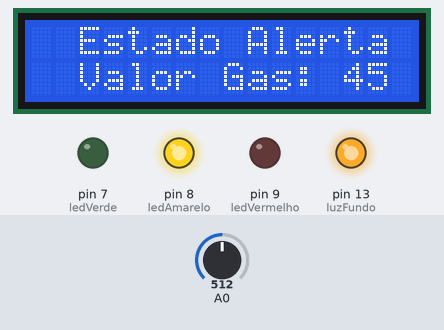
Simulated run of this sketch. Board: Arduino Uno, built with avr-gcc and run on an emulated ATmega328P. Parts: 16×2 character LCD, output pins drawn as LEDs (lit = HIGH). The inputs (shaded band) are chosen by the test bench; at power-on: A0 = 512.

Above: at 2.7 s.
2.8 s: A0 set to 590
At 3.8 s:
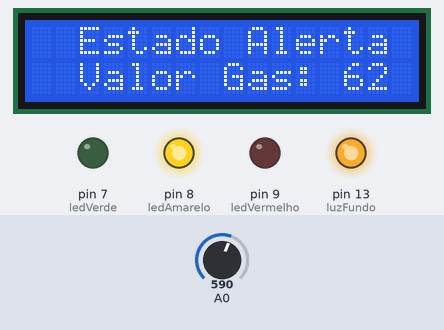
4.8 s: A0 set to 621
At 8.2 s:
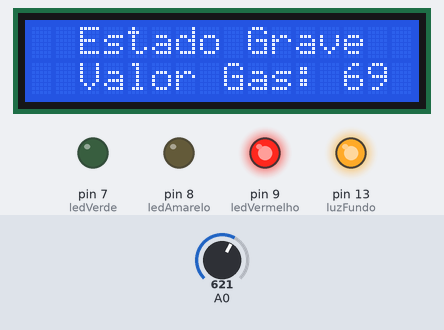
8.5 s: A0 set to 306
At 11.2 s:
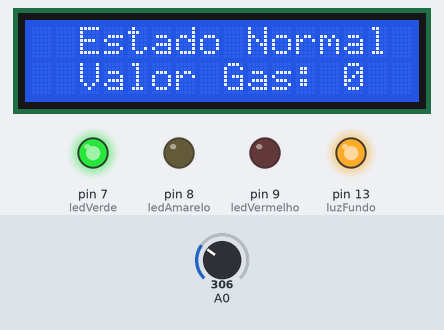
11.6 s: A0 set to 286
At 12.9 s:
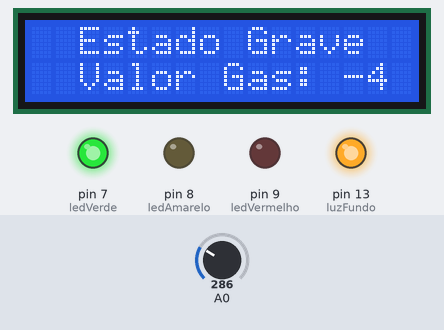
Timing chart, 0 to 14.6 s (numbered marks = the images above; inputs shaded):
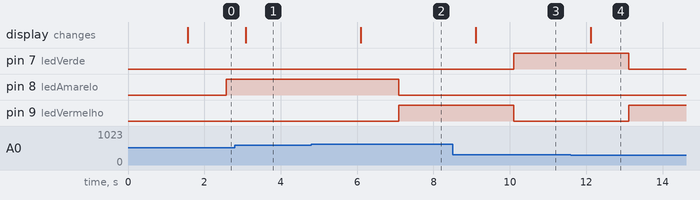

The sketch:

solucao_gs__Codigo_Fonte_C++_.ino
```cpp
// Global Solution

#include <LiquidCrystal.h>

LiquidCrystal lcd(12, 11, 10, 5, 4, 3, 2);

const int ledVermelho = 9;
const int ledAmarelo = 8;
const int ledVerde = 7;
const int luzFundo = 13;
int valorGas;


void setup()
{
  Serial.begin(9600);

  lcd.begin(16,2);
  pinMode (luzFundo, OUTPUT);
  digitalWrite(luzFundo, HIGH);
  lcd.setCursor(2,0);
  lcd.print("Monitorando");
  lcd.setCursor(5,1);
  lcd.print("Gases");
  delay(1500);

  pinMode (ledAmarelo, OUTPUT);
  pinMode (ledVermelho, OUTPUT);
  pinMode (ledVerde, OUTPUT);
}

void loop(){
  valorGas = analogRead(A0);
  valorGas = map(valorGas, 306, 757, 0, 100);
  lcd.clear();
  lcd.setCursor(2,0);
  lcd.print((0 <= valorGas && valorGas <= 33)? "Estado Normal":
            ( 34 <= valorGas && valorGas <= 66)? "Estado Alerta":
            "Estado Grave");
  lcd.setCursor(2,1);
  lcd.print("Valor Gas: ");
  lcd.print(valorGas);
  delay(1000);
  if (0 <= valorGas && valorGas <= 33)
  {
    digitalWrite(ledVerde,HIGH);
    digitalWrite(ledAmarelo,LOW);
    digitalWrite(ledVermelho,LOW);
  }else if ( 34 <= valorGas && valorGas <= 66)
  {
    digitalWrite(ledVerde,LOW);
    digitalWrite(ledAmarelo,HIGH);
    digitalWrite(ledVermelho,LOW);
  }else
  {
    digitalWrite(ledVerde,LOW);
    digitalWrite(ledAmarelo,LOW);
    digitalWrite(ledVermelho,HIGH);
  }
   delay(500);
}
```

Measured:
- the behaviour switches between 608 and 609 on A0 (found by bisection; images 1 and 2)
- the behaviour switches between 302 and 301 on A0 (found by bisection; images 3 and 4)
- after the input at 2.8 s, the display: changes after 0.28 s (image 1)
- after the input at 4.8 s, pin 8 (ledAmarelo): HIGH → LOW after 2.3 s; pin 9 (ledVermelho): LOW → HIGH after 2.3 s; the display: changes after 1.3 s (image 2)
- after the input at 8.5 s, pin 7 (ledVerde): LOW → HIGH after 1.6 s; pin 9 (ledVermelho): HIGH → LOW after 1.6 s; the display: changes after 0.60 s (image 3)
- after the input at 11.6 s, pin 7 (ledVerde): HIGH → LOW after 1.5 s; pin 9 (ledVermelho): LOW → HIGH after 1.5 s; the display: changes after 0.51 s (image 4)
